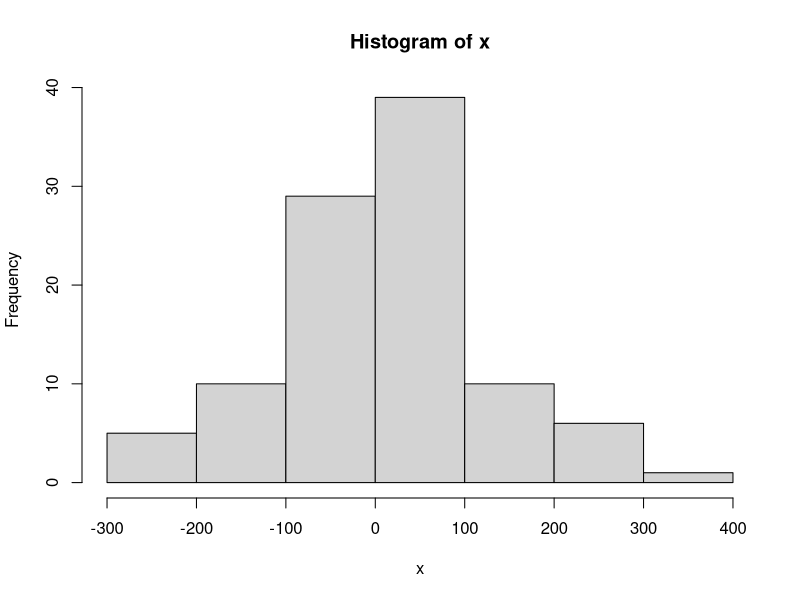

The R source for this figure:
# setup -------------------------------------------------------------------
rm(list = ls())
library(tidyverse)
iris <- as_tibble(iris)


# function ----------------------------------------------------------------
## function() is to create a new function

x <- rnorm(100, mean = 10, sd = 100)
hist(x)
sig <- sd(x)
mu <- mean(x)
cv <- sig/mu

##with function
fun_cv <- function(x) {
        cv <- sd(x) / mean(x)
        return(cv)
}

fun_cv(x)

##standardize
x0 <- x - mean(x) #centering
z <- x0 / sd(x0) #scaling

scl <- function(x) {
        x0 <- x - mean(x)
        z <- x0 / sd(x0)
        return(z)
}

scl(x)

##Akira example

scl_2 <- function(s) {
        z <- (s - mean(s)) / sd(s)
        return(z)
}
scl_2(x)


##random function with two arguments

f0 <- function(phi, zeta) {
        cout <- 2 * phi + rnorm(1) * zeta
        return(cout)
}

f0(phi = 2, zeta = 3)

# apply family ------------------------------------------------------------
##apply() for matrix mainly
m <- matrix(rnorm(25), nrow = 5, ncol = 5)
##apply() MARGIN indicates dimension: 1 is row dimension, 2 is column dimension
apply(m, MARGIN = 1, FUN = mean) #calculates mean for each row
apply(m, MARGIN = 2, FUN = mean) #calculate mean for each column
##FUN can be a function you define
apply(m, MARGIN = 1, FUN = fun_cv)

##for dataframe -- difficulty w/dataframe: can contain different data types
apply(iris %>% select(1:4),
      MARGIN = 2, FUN = mean)

##sapply() - for list, vector output
x <- rnorm(10)
y <- rnorm(100)
z <- rnorm(5)

l_xyz <- list(x, y, z)
sapply(l_xyz, FUN = mean)

##lapply() - for list, but output is list too
x <- rpois(10, lambda = 5)
y <- rpois(100, lambda = 5)
z <- rep(letters[1:3], 10)

##create list of xyz
l_xyz <- list(x, y, z)
## remove duplicates, or get unique elements
unique(x)
unique(y)
unique(z)

lapply(l_xyz, FUN = unique)

##try to get only the first elements from each vector
lapply(l_xyz,
       FUN = function(x) {
               x[1]
       })

##2nd example -- better to always specify return()
first <- function(x) {
        return(x[1])
}
lapply(l_xyz, FUN = first)

# for loop ----------------------------------------------------------------

## for loop is to repeat work inside {}
x <- seq(0, 10, by = 0.25)
y <- NULL

## multiply 2 for each element one by one
for (i in 1:10) {
        y[i] <- 2 * x[i] #need to specify where the output is stored y[i]
}
